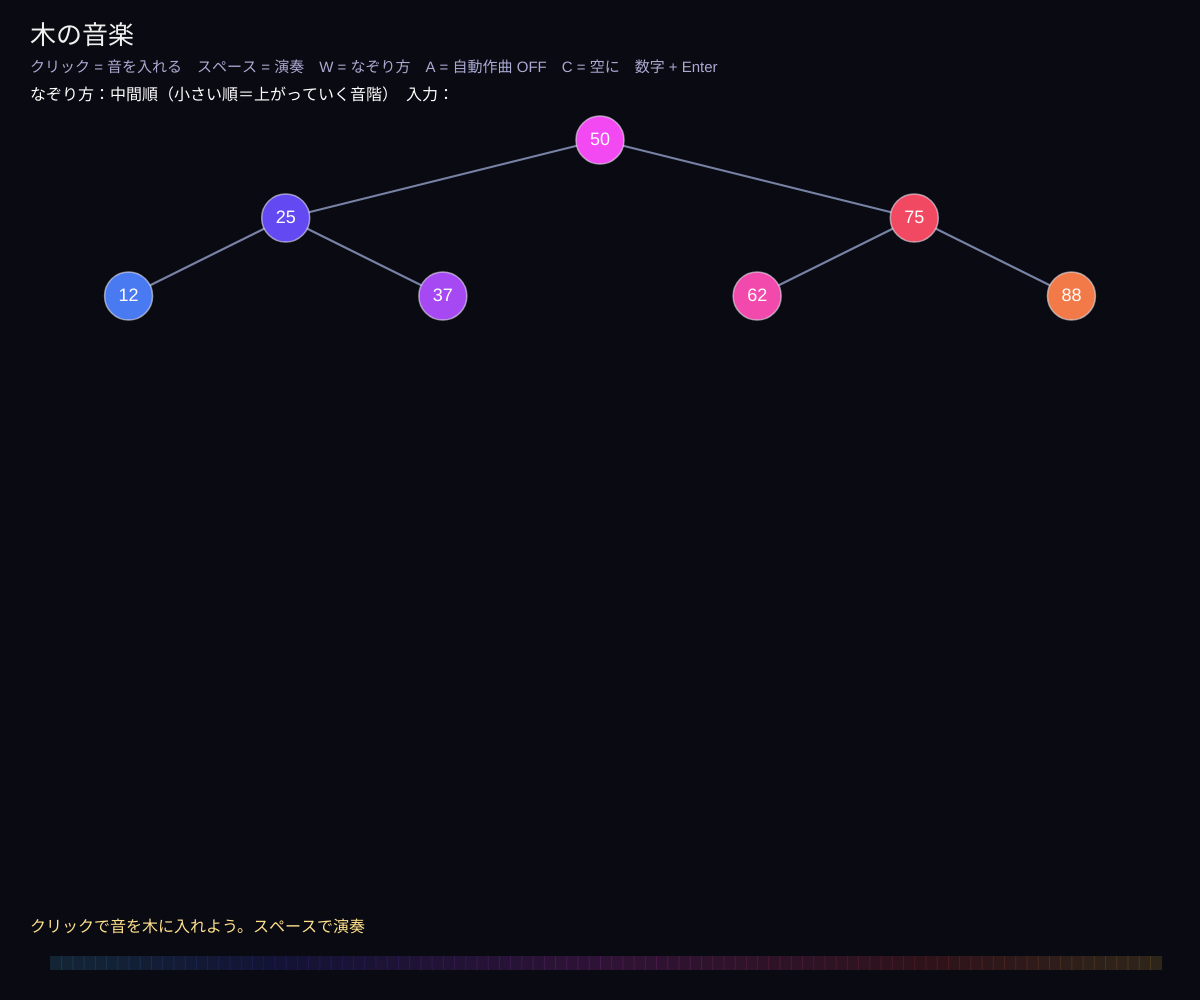
Frame 1 (no input)
Frame 60 (no input): identical to frame 1, image omitted
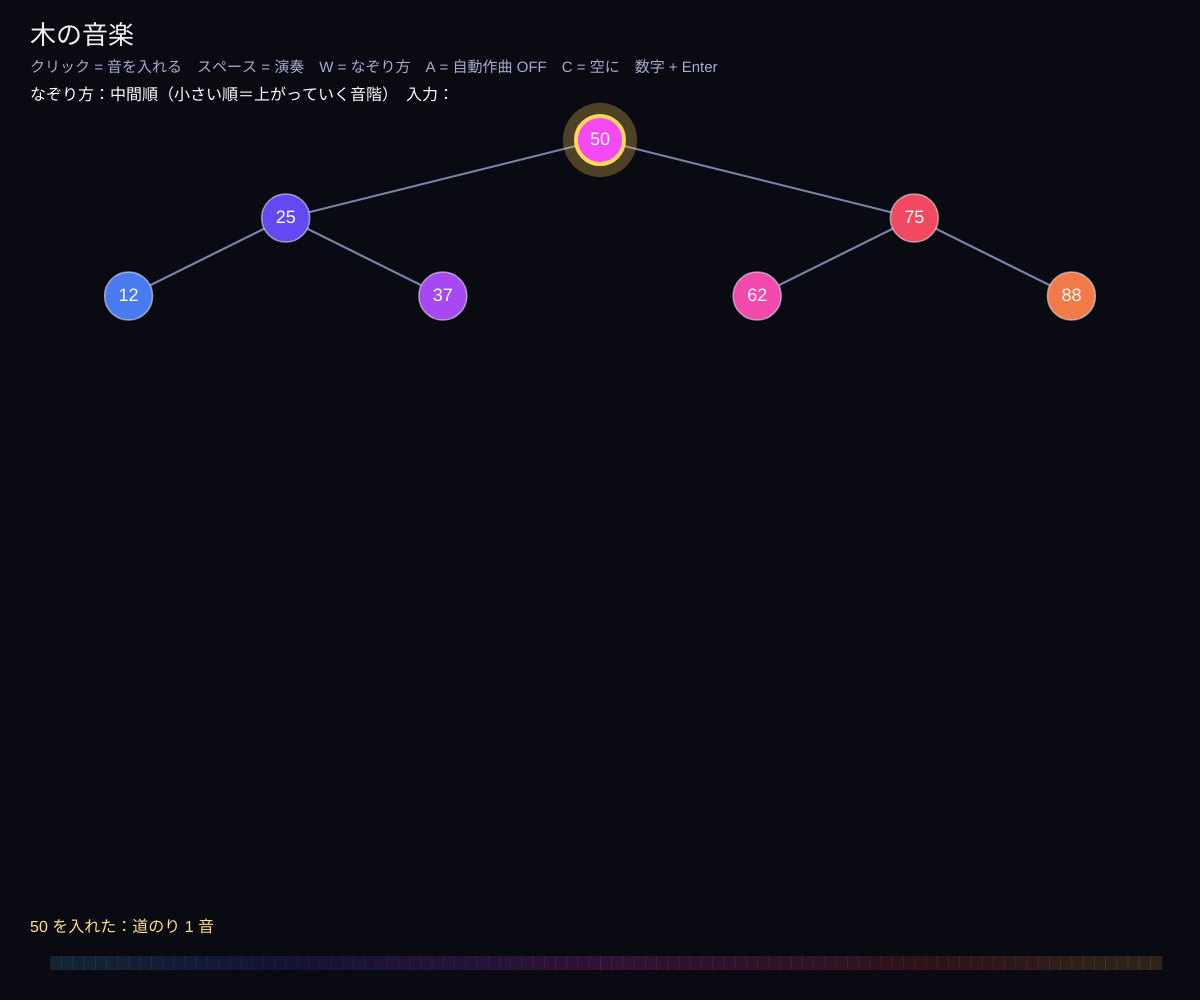
Frame 120 (the mouse pressed at the canvas centre since frame 60)

The p5.js sketch that drew these frames (run headless with seeded random() and noise() and a simulated clock; from frame 60 on, the mouse is pressed at the canvas centre):

// p5.js sketch
// ── sketch.js
// ============================================
// 14 木の音楽（自由制作のベース）🔊
// キー（1〜99）を音の高さにして赤黒木に入れる。入れるたびに「探索の道のり」がメロディになる
// スペースで木をなぞって演奏：中間順なら必ず「下から上へ」の音階になる（二分探索木の性質を耳で聞く）
// 操作：クリック = その横位置の高さの音を木に入れる / スペース = なぞって演奏 / W = なぞり方を変える
//       A = 自動作曲（ランダムに入れ続ける）/ C = 空に / 数字 + Enter = その数を入れる
// ============================================
// ★ のついた数字を変えて、自分の「データ構造の音楽」に！

let scaleSteps = [0, 2, 4, 7, 9];  // ★ 音階（ペンタトニック）。[0, 2, 4, 5, 7, 9, 11] で長音階
let baseMidi = 48;            // ★ いちばん低い音（48 = C3）
let tempo = 9;                // ★ 何フレームごとに 1 音鳴らすか
let wave = 'triangle';        // ★ 音色 'sine' 'square' 'sawtooth' 'triangle'
let maxNodes = 40;            // ★ 木の大きさの上限

let queue = [], pulse = {}, walkType = 0, auto = false, buf = '', lastPos = {};
let walkNames = ['中間順（小さい順＝上がっていく音階）', '先行順（根から）', '後行順（葉から）'];

function setup() {
  createCanvas(windowWidth, windowHeight);
  colorMode(RGB);
  holdFrames = 0; animSpeed = 0.12;
  root = NIL; LOG = false;
  for (let k of [50, 25, 75, 12, 37, 62, 88]) rbInsert(k);
  recordFrame(root, isNil, 'クリックで音を木に入れよう。スペースで演奏');
}
function keyToMidi(k) {
  let idx = floor(map(k, 1, 99, 0, scaleSteps.length * 3 - 0.001));
  return baseMidi + 12 * floor(idx / scaleSteps.length) + scaleSteps[idx % scaleSteps.length];
}
let palette = [];
function keyColor(k) {
  if (!palette.length) { colorMode(HSB, 360, 100, 100); for (let i = 0; i <= 100; i++) { let c = color(map(i, 1, 99, 200, 400) % 360, 70, 95); palette.push(c); } colorMode(RGB); palette = palette.map((c) => [red(c), green(c), blue(c)]); }
  return palette[constrain(round(k), 0, 100)];
}

function addKey(k) {
  // 探索の道のりをメロディとして鳴らす
  let x = root;
  while (x !== NIL && x.key !== k) { queue.push(x.key); x = k < x.key ? x.left : x.right; }
  queue.push(k);
  if (x === NIL && countNodes(root) < maxNodes) rbInsert(k);
  recordFrame(root, isNil, `${k} を入れた：道のり ${queue.length} 音`, [k]);
}
function playWalk() {
  let out = [];
  (function w(x) { if (x === NIL) return; if (walkType === 1) out.push(x.key); w(x.left); if (walkType === 0) out.push(x.key); w(x.right); if (walkType === 2) out.push(x.key); })(root);
  queue.push(...out);
  recordFrame(root, isNil, walkNames[walkType] + ' で演奏');
}

function draw() {
  background(10, 10, 18);
  updateFrames();
  if (auto && frameCount % (tempo * 6) === 0) { if (countNodes(root) >= maxNodes) { root = NIL; } addKey(floor(random(1, 100))); }
  if (frameCount % tempo === 0 && queue.length) {
    let k = queue.shift();
    playNote(noteToFreq(keyToMidi(k)), 0.25, tempo / 30, wave);
    pulse[k] = 1;
  }
  noStroke(); fill(240); textAlign(LEFT, TOP); textSize(26);
  text('木の音楽', 30, 24);
  fill(170, 170, 210); textSize(15);
  text('クリック = 音を入れる　スペース = 演奏　W = なぞり方　A = 自動作曲 ' + (auto ? 'ON' : 'OFF') + '　C = 空に　数字 + Enter', 30, 60);
  fill(255); textSize(16); text('なぞり方：' + walkNames[walkType] + '　入力：' + buf, 30, 88);
  // 横軸 = 音の高さの目安
  for (let k = 1; k < 100; k += 1) { let c = keyColor(k); fill(c[0], c[1], c[2], 40); rect(map(k, 1, 99, 50, width - 50), height - 44, (width - 100) / 99 + 1, 14); }
  lastPos = drawTreeFrames({ fill: (nd, k) => keyColor(+k) });
  // 鳴った節点を光らせる
  for (let k in pulse) {
    if (lastPos[k]) { let c = keyColor(+k); noFill(); stroke(c[0], c[1], c[2], 255 * pulse[k]); strokeWeight(3); circle(lastPos[k][0], lastPos[k][1], 40 + (1 - pulse[k]) * 60); }
    pulse[k] -= 0.04; if (pulse[k] <= 0) delete pulse[k];
  }
  noStroke(); fill(255, 225, 140); textAlign(LEFT, TOP); textSize(16);
  if (frames.length) text(frames[cur].msg, 30, height - 80);
}
function mousePressed() {
  startAudio();
  if (mouseY < 110) return;
  addKey(constrain(round(map(mouseX, 50, width - 50, 1, 99)), 1, 99));
}
function keyPressed() {
  startAudio();
  if (key >= '0' && key <= '9') { if (buf.length < 2) buf += key; return; }
  if (key === BACKSPACE) { buf = buf.slice(0, -1); return; }
  if (key === ENTER && buf) { let v = constrain(int(buf), 1, 99); addKey(v); buf = ''; }
  let k = key.toLowerCase();
  if (key === ' ') playWalk();
  if (k === 'w') walkType = (walkType + 1) % 3;
  if (k === 'a') auto = !auto;
  if (k === 'c') { root = NIL; queue = []; recordFrame(root, isNil, '空にしました'); }
}
function windowResized() { resizeCanvas(windowWidth, windowHeight); }

// ---------- やってみよう ----------
// 1. 中間順の演奏は何を入れても「上がっていく音階」。先行順・後行順は木の形でメロディが変わる
// 2. scaleSteps を [0, 3, 5, 7, 10]（ブルース風）や [0, 1, 5, 7, 8]（都節）に
// 3. 赤黒木のかわりに 08 の普通の二分探索木を使うと、入れる順番で形（＝曲）が大きく変わる


// ==================================================
// ここから下は「木を描く道具」です（アニメーション用）
// 操作の途中経過を「コマ」として記録し、順番になめらかに再生します
// ==================================================
let frames = [], cur = 0, tAnim = 1, hold = 0, playing = true;
let animSpeed = 0.07, holdFrames = 35; // コマの切りかえの速さ・止まる長さ
let TREE_TOP = 140, TREE_BOTTOM = 160;  // 木を描く範囲（上の余白・下の余白）

function recordFrame(rt, nilTest, msg, hl = [], extra = {}) {
  let nodes = {}, edges = [], i = 0, maxD = 0;
  function walk(x, d, pk) {
    if (nilTest(x)) return;
    walk(x.left, d + 1, x.key);
    nodes[x.key] = { i: i++, d, color: x.color, size: x.size, max: x.max, label: x.label };
    if (d > maxD) maxD = d;
    walk(x.right, d + 1, x.key);
    if (pk !== undefined) edges.push([String(pk), String(x.key)]);
  }
  walk(rt, 0);
  frames.push(Object.assign({ nodes, edges, n: i, maxD, msg, hl: hl.filter((k) => k !== null && k !== undefined).map(String) }, extra));
  if (frames.length > 400) { frames.shift(); cur = max(0, cur - 1); }
}
function clearFrames() { frames = []; cur = 0; tAnim = 1; hold = 0; }
function framesBusy() { return frames.length > 0 && (cur < frames.length - 1 || tAnim < 1); }
function updateFrames() {
  if (frames.length === 0) return;
  if (tAnim < 1) { tAnim = min(1, tAnim + animSpeed); return; }
  if (cur < frames.length - 1 && playing) {
    if (hold++ < holdFrames) return;
    hold = 0; cur++; tAnim = 0;
  }
}
function stepForward() { if (cur < frames.length - 1) { cur++; tAnim = 0; hold = 0; } }
function stepBack() { if (cur > 0) { cur--; tAnim = 1; } }
function skipToEnd() { cur = max(0, frames.length - 1); tAnim = 1; }
function currentFrame() { return frames[cur]; }

function layoutPos(f, k) {
  let nd = f.nodes[k];
  let gap = min(78, (height - TREE_TOP - TREE_BOTTOM) / max(1, f.maxD + 1));
  return [50 + ((nd.i + 0.5) / max(1, f.n)) * (width - 100), TREE_TOP + nd.d * gap];
}
function nodeRadius(f) { return constrain(((width - 100) / max(1, f.n)) * 0.42, 9, 24); }
function easeT(t) { return t < 0.5 ? 2 * t * t : 1 - pow(-2 * t + 2, 2) / 2; }

// style: { fill(nd,k) → [r,g,b], label(k,nd) → 文字, sub(k,nd) → 下の小さい文字 }
function drawTreeFrames(style = {}) {
  if (frames.length === 0) return {};
  let B = frames[cur], A = cur > 0 && tAnim < 1 ? frames[cur - 1] : B;
  let t = easeT(tAnim), pos = {};
  for (let k in B.nodes) {
    let pb = layoutPos(B, k);
    if (A.nodes[k]) { let pa = layoutPos(A, k); pos[k] = [lerp(pa[0], pb[0], t), lerp(pa[1], pb[1], t), 255]; }
    else pos[k] = [pb[0], pb[1], 255 * t];
  }
  let r = lerp(nodeRadius(A), nodeRadius(B), t);
  strokeWeight(2);
  for (let [a, b] of B.edges) {
    if (!pos[a] || !pos[b]) continue;
    stroke(120, 130, 165, min(pos[a][2], pos[b][2]));
    line(pos[a][0], pos[a][1], pos[b][0], pos[b][1]);
  }
  for (let k in A.nodes) if (!B.nodes[k]) { let p = layoutPos(A, k); noStroke(); fill(240, 90, 90, 255 * (1 - t)); circle(p[0], p[1], r * 2 * (1 + t)); }
  textAlign(CENTER, CENTER);
  for (let k in B.nodes) {
    let nd = B.nodes[k], [x, y, a] = pos[k];
    let ndA = A.nodes[k] || nd;
    let c0 = style.fill ? style.fill(ndA, k) : defaultFill(ndA), c1 = style.fill ? style.fill(nd, k) : defaultFill(nd);
    let hl = B.hl.includes(k);
    if (hl) { noStroke(); fill(255, 214, 90, 70 * (a / 255)); circle(x, y, r * 3.1); }
    stroke(hl ? color(255, 214, 90, a) : color(230, 230, 240, a * 0.6));
    strokeWeight(hl ? 4 : 1.5);
    fill(lerp(c0[0], c1[0], t), lerp(c0[1], c1[1], t), lerp(c0[2], c1[2], t), a);
    circle(x, y, r * 2);
    noStroke();
    fill(255, a);
    let lab = style.label ? style.label(k, nd) : k;
    textSize(constrain(r * (String(lab).length > 2 ? 0.62 : 0.85), 8, 18));
    text(lab, x, y);
    if (style.sub) { fill(190, 200, 230, a); textSize(constrain(r * 0.6, 9, 13)); text(style.sub(k, nd), x, y + r + 10); }
  }
  return pos;
}
function defaultFill(nd) {
  if (nd.color === 'R') return [222, 60, 75];
  if (nd.color === 'B') return [28, 30, 40];
  return [40, 120, 150];
}
function drawFrameMessage(y) {
  if (frames.length === 0) return;
  let f = frames[cur];
  noStroke(); fill(255, 225, 140); textAlign(LEFT, TOP); textSize(18);
  text(f.msg || '', 30, y);
  fill(140, 150, 180); textSize(13);
  text(`コマ ${cur + 1} / ${frames.length}　${playing ? '▶ 再生中' : '⏸ 一時停止'}（P 再生/停止　← → コマ送り）`, 30, y + 28);
}


// ==================================================
// ここから下は「赤黒木の道具」です（挿入・削除・回転を JavaScript で書いたもの）
// NIL は「番兵」：葉の代わりに置く黒い節点。すべての葉がこの 1 個を指す
// ==================================================
const NIL = { key: null, color: 'B', size: 0, max: -Infinity };
NIL.left = NIL.right = NIL.p = NIL;
let root = NIL;
let LOG = true; // false にすると途中経過を記録しない
function isNil(x) { return x === NIL || x === null || x === undefined; }
function lbl(x) { return x.label ?? x.key; }
function rbLog(msg, hl = []) { if (LOG) { fixAll(root); recordFrame(root, isNil, msg, hl); } }
// 拡張データ構造：size（部分木の節点数）と max（区間の右端の最大）を子から計算
function fix(x) { if (x === NIL) return; x.size = x.left.size + x.right.size + 1; x.max = Math.max(x.high ?? x.key, x.left.max, x.right.max); }
function fixAll(x) { if (x === NIL) return; fixAll(x.left); fixAll(x.right); fix(x); }

function leftRotate(x) {
  let y = x.right;
  x.right = y.left;
  if (y.left !== NIL) y.left.p = x;
  y.p = x.p;
  if (x.p === NIL) root = y;
  else if (x === x.p.left) x.p.left = y;
  else x.p.right = y;
  y.left = x; x.p = y;
  fix(x); fix(y); // 回転で変わるのは x と y の 2 つだけ → O(1) で更新できる
}
function rightRotate(x) {
  let y = x.left;
  x.left = y.right;
  if (y.right !== NIL) y.right.p = x;
  y.p = x.p;
  if (x.p === NIL) root = y;
  else if (x === x.p.right) x.p.right = y;
  else x.p.left = y;
  y.right = x; x.p = y;
  fix(x); fix(y);
}
function rbSearch(k) { let x = root; while (x !== NIL && k !== x.key) x = k < x.key ? x.left : x.right; return x; }
function treeMinimum(x) { while (x.left !== NIL) x = x.left; return x; }

function rbInsert(k, extra = {}) {
  if (rbSearch(k) !== NIL) return null; // 同じキーは入れない
  let z = Object.assign({ key: k, left: NIL, right: NIL, p: NIL, color: 'R', size: 1 }, extra);
  z.max = z.high ?? k;
  let y = NIL, x = root;
  while (x !== NIL) { y = x; x = z.key < x.key ? x.left : x.right; }
  z.p = y;
  if (y === NIL) root = z;
  else if (z.key < y.key) y.left = z;
  else y.right = z;
  rbLog(`${lbl(z)} を二分探索木として挿入し、赤にぬる`, [k]);
  rbInsertFixup(z);
  return z;
}
function rbInsertFixup(z) {
  while (z.p.color === 'R') {
    if (z.p === z.p.p.left) {
      let y = z.p.p.right; // おじ
      if (y.color === 'R') {
        z.p.color = 'B'; y.color = 'B'; z.p.p.color = 'R';
        rbLog('ケース1：おじが赤 → 親とおじを黒、祖父を赤にして、祖父から続ける', [z.key, z.p.key, y.key, z.p.p.key]);
        z = z.p.p;
      } else {
        if (z === z.p.right) {
          z = z.p; leftRotate(z);
          rbLog('ケース2：z が「内側」の孫 → 親で左回転してケース3の形に', [z.key, z.p.key]);
        }
        z.p.color = 'B'; z.p.p.color = 'R';
        rbLog('ケース3：親を黒、祖父を赤にぬりかえ', [z.p.key, z.p.p.key]);
        rightRotate(z.p.p);
        rbLog('ケース3：祖父で右回転 → 赤が 2 つ続く所がなくなった', [z.p.key]);
      }
    } else {
      let y = z.p.p.left;
      if (y.color === 'R') {
        z.p.color = 'B'; y.color = 'B'; z.p.p.color = 'R';
        rbLog('ケース1（左右反対）：おじが赤 → 親とおじを黒、祖父を赤に', [z.key, z.p.key, y.key, z.p.p.key]);
        z = z.p.p;
      } else {
        if (z === z.p.left) {
          z = z.p; rightRotate(z);
          rbLog('ケース2（左右反対）：親で右回転', [z.key, z.p.key]);
        }
        z.p.color = 'B'; z.p.p.color = 'R';
        rbLog('ケース3（左右反対）：親を黒、祖父を赤に', [z.p.key, z.p.p.key]);
        leftRotate(z.p.p);
        rbLog('ケース3（左右反対）：祖父で左回転', [z.p.key]);
      }
    }
  }
  if (root.color === 'R') { root.color = 'B'; rbLog('根を黒にする（性質2）。完了', [root.key]); }
  else rbLog('赤黒木の性質がすべて成り立った。完了', []);
}

function rbTransplant(u, v) {
  if (u.p === NIL) root = v;
  else if (u === u.p.left) u.p.left = v;
  else u.p.right = v;
  v.p = u.p;
}
function rbDelete(k) {
  let z = rbSearch(k);
  if (z === NIL) return false;
  rbLog(`${lbl(z)} を削除する`, [z.key]);
  let y = z, yColor = y.color, x;
  if (z.left === NIL) { x = z.right; rbTransplant(z, z.right); rbLog('左の子がない → 右の子で置きかえる', [x.key]); }
  else if (z.right === NIL) { x = z.left; rbTransplant(z, z.left); rbLog('右の子がない → 左の子で置きかえる', [x.key]); }
  else {
    y = treeMinimum(z.right); yColor = y.color; x = y.right;
    rbLog(`子が 2 つ → 次に大きい ${lbl(y)}（右の部分木の最小）を代わりに使う`, [z.key, y.key]);
    if (y.p === z) x.p = y;
    else { rbTransplant(y, y.right); y.right = z.right; y.right.p = y; }
    rbTransplant(z, y); y.left = z.left; y.left.p = y; y.color = z.color;
    rbLog(`${lbl(y)} を ${lbl(z)} の場所へ（色も引きつぐ）`, [y.key]);
  }
  if (yColor === 'B') rbDeleteFixup(x);
  else rbLog('取り除いたのは赤 → 性質はくずれない。完了', []);
  return true;
}
function rbDeleteFixup(x) {
  rbLog(`黒が 1 つ足りない（x = ${x === NIL ? 'NIL' : lbl(x)} が「2 重の黒」）`, [x.key]);
  while (x !== root && x.color === 'B') {
    if (x === x.p.left) {
      let w = x.p.right; // 兄弟
      if (w.color === 'R') {
        w.color = 'B'; x.p.color = 'R'; leftRotate(x.p); w = x.p.right;
        rbLog('ケース1：兄弟 w が赤 → 色をかえて左回転し、黒い兄弟にする', [w.key, x.p.key]);
      }
      if (w.left.color === 'B' && w.right.color === 'B') {
        w.color = 'R'; x = x.p;
        rbLog('ケース2：w の子が両方黒 → w を赤にして、問題を親へ上げる', [w.key, x.key]);
      } else {
        if (w.right.color === 'B') {
          w.left.color = 'B'; w.color = 'R'; rightRotate(w); w = x.p.right;
          rbLog('ケース3：w の左だけ赤 → w で右回転してケース4の形に', [w.key]);
        }
        w.color = x.p.color; x.p.color = 'B'; w.right.color = 'B'; leftRotate(x.p);
        rbLog('ケース4：w の右が赤 → 色をかえて親で左回転。黒が足りた', [w.key]);
        x = root;
      }
    } else {
      let w = x.p.left;
      if (w.color === 'R') {
        w.color = 'B'; x.p.color = 'R'; rightRotate(x.p); w = x.p.left;
        rbLog('ケース1（左右反対）：兄弟 w が赤 → 右回転', [w.key, x.p.key]);
      }
      if (w.right.color === 'B' && w.left.color === 'B') {
        w.color = 'R'; x = x.p;
        rbLog('ケース2（左右反対）：w を赤にして親へ', [w.key, x.key]);
      } else {
        if (w.left.color === 'B') {
          w.right.color = 'B'; w.color = 'R'; leftRotate(w); w = x.p.left;
          rbLog('ケース3（左右反対）：w で左回転', [w.key]);
        }
        w.color = x.p.color; x.p.color = 'B'; w.left.color = 'B'; rightRotate(x.p);
        rbLog('ケース4（左右反対）：親で右回転。黒が足りた', [w.key]);
        x = root;
      }
    }
  }
  x.color = 'B';
  rbLog('x を黒にぬって完了', [x.key]);
}
// 性質のチェック：赤の子は黒か？ どの道も黒の数が同じか？ → 黒高さを返す（こわれていたら -1）
function blackHeight(x) {
  if (x === NIL) return 1;
  if (x.color === 'R' && (x.left.color === 'R' || x.right.color === 'R')) return -1;
  let a = blackHeight(x.left), b = blackHeight(x.right);
  if (a < 0 || b < 0 || a !== b) return -1;
  return a + (x.color === 'B' ? 1 : 0);
}
function treeHeight(x) { return x === NIL ? 0 : 1 + Math.max(treeHeight(x.left), treeHeight(x.right)); }
function countNodes(x) { return x === NIL ? 0 : 1 + countNodes(x.left) + countNodes(x.right); }
function allKeys(x, out = []) { if (x !== NIL) { allKeys(x.left, out); out.push(x.key); allKeys(x.right, out); } return out; }


// ==================================================
// ここから下は「音を鳴らすための道具」です
// ==================================================
let audioCtx, masterOut;
function startAudio() {
  if (!audioCtx) { audioCtx = new AudioContext(); masterOut = audioCtx.createDynamicsCompressor(); masterOut.connect(audioCtx.destination); }
  audioCtx.resume();
}
function playNote(freqHz, volume = 0.3, duration = 0.3, type = 'triangle', when) {
  if (!audioCtx) return;
  let t = when === undefined ? audioCtx.currentTime : when;
  let osc = audioCtx.createOscillator(), amp = audioCtx.createGain();
  osc.type = type; osc.frequency.value = freqHz;
  amp.gain.setValueAtTime(0.0001, t);
  amp.gain.exponentialRampToValueAtTime(volume, t + 0.01);
  amp.gain.exponentialRampToValueAtTime(0.0001, t + duration);
  osc.connect(amp); amp.connect(masterOut); osc.start(t); osc.stop(t + duration + 0.05);
}
function noteToFreq(midi) { return 440 * Math.pow(2, (midi - 69) / 12); }
